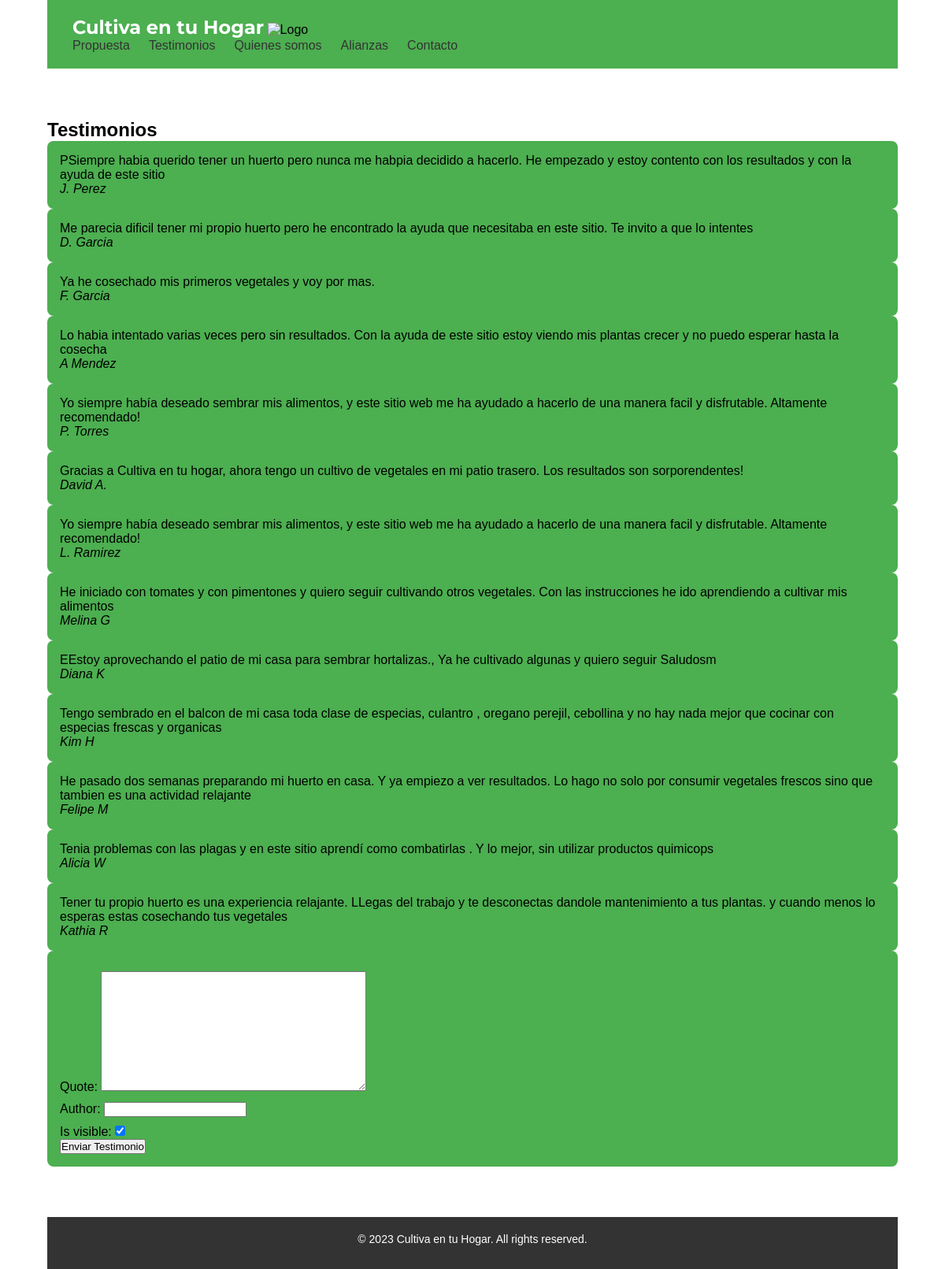
Screenshot of /add_testimonials/ with the database file from the repository.
### huertourbano/models.py (models this page shows, shortened)
class Testimonial(models.Model):
    quote = models.TextField()
    author = models.CharField(max_length=100)
    is_visible = models.BooleanField(default=True)  # Add the is_visible field

### huertourbano/views.py (the view)
# urls.py: path('add_testimonials/', views.add_testimonials_view, name='add_testimonials'),
def add_testimonials_view(request):
    if request.method == 'POST':
        form = TestimonialForm(request.POST)
        if form.is_valid():
           form.save()
           return redirect('testimonials')
    else:
        form = TestimonialForm()
    testimonials = Testimonial.objects.filter(is_visible=True)
    context = {'testimonials': testimonials, 'form': form}
    return render(request, 'add_testimonial.html', context)

### huertourbano/forms.py
class TestimonialForm(forms.ModelForm):
    class Meta:
        model = Testimonial
        fields = ['quote', 'author', 'is_visible']  # Include the is_visible field in the form

### huertourbano/templates/add_testimonial.html (shortened to what this page needs)
{% extends 'huertourbano/base.html' %}
{% load static %}
{% block content %}
<section id="add_testimonials" class="testimonials-section">
    <div class="container">
        <h2 class="section-heading">Testimonios</h2>
        {% for testimonial in testimonials %}
        <div class="testimonial">
            <blockquote>{{ testimonial.quote }}</blockquote>
            <cite>{{ testimonial.author }}</cite>
        </div>
        {% endfor %}
        <div class="testimonial">
            <form method="post">
                {{ form.as_p }}
                <button type="submit">Enviar Testimonio</button>
            </form>
        </div>
    </div>
</section>
{% endblock %}

### static/css/style.css (style rules this page uses)
* { margin: 0; padding: 0; box-sizing: border-box; }
body { margin:0 auto; width: 90%; font-size: 16px; font-family: Arial, sans-serif; }
.testimonial { padding: 1em; border-radius: .5em; background-color:#4CAF50; }
.testimonials-section { flex:1 1 auto; width: 100%; display: flex; gap: .5em; padding: 4em 0; }
.testimonial p { font-size: 16px; margin-top: 10px; }

### rows the page displays
Testimonial: quote "PSiempre habia querido tener un huerto pero nunca me habpia decidido a hacerlo. He empezado y estoy contento con los resultados y con la ayuda de este sitio", author "J. Perez"
Testimonial: quote "Me parecia dificil tener mi propio huerto pero he encontrado la ayuda que necesitaba en este sitio. Te invito a que lo intentes", author "D. Garcia"
Testimonial: quote "Ya he cosechado mis primeros vegetales y voy por mas.", author "F. Garcia"
Testimonial: quote "Lo habia intentado varias veces pero sin resultados. Con la ayuda de este sitio estoy viendo mis plantas crecer y no puedo esperar hasta la cosecha", author "A Mendez"
Testimonial: quote "Yo siempre había deseado sembrar mis alimentos, y este sitio web me ha ayudado a hacerlo de una manera facil y disfrutable. Altamente recomendado!", author "P. Torres"
Testimonial: quote "Gracias a Cultiva en tu hogar, ahora tengo un cultivo de vegetales en mi patio trasero. Los resultados son sorporendentes!", author "David A."
Testimonial: quote "Yo siempre había deseado sembrar mis alimentos, y este sitio web me ha ayudado a hacerlo de una manera facil y disfrutable. Altamente recomendado!", author "L. Ramirez"
Testimonial: quote "He iniciado con tomates y con pimentones y quiero seguir cultivando otros vegetales. Con las instrucciones he ido aprendiendo a cultivar mis alimentos", author "Melina G"
Testimonial: quote "EEstoy aprovechando el patio de mi casa para sembrar hortalizas., Ya he cultivado algunas y quiero seguir Saludosm", author "Diana K"
Testimonial: quote "Tengo sembrado en el balcon de mi casa toda clase de especias, culantro , oregano perejil, cebollina y no hay nada mejor que cocinar con especias frescas y organicas", author "Kim H"
Testimonial: quote "He pasado dos semanas preparando mi huerto en casa. Y ya empiezo a ver resultados. Lo hago no solo por consumir vegetales frescos sino que tambien es una actividad relajante", author "Felipe M"
Testimonial: quote "Tenia problemas con las plagas y en este sitio aprendí como combatirlas . Y lo mejor, sin utilizar productos quimicops", author "Alicia W"
Testimonial: quote "Tener tu propio huerto es una experiencia relajante. LLegas del trabajo y te desconectas dandole mantenimiento a tus plantas. y cuando menos lo esperas estas cosechando tus vegetales", author "Kathia R"
